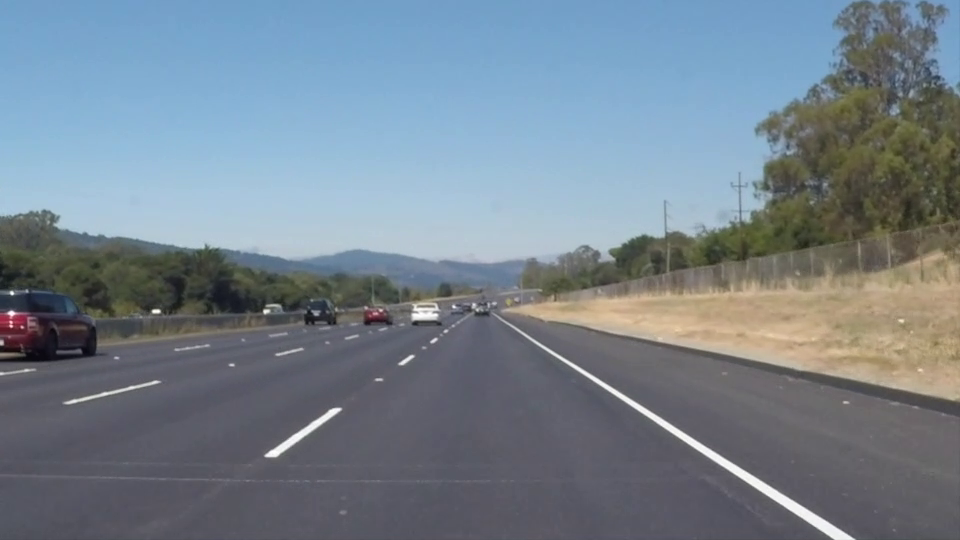
#> input picture frame 22 of w5_CannyEdgeDetection/test_videos/solidWhiteRight.mp4, 960 x 540 px
$ python lane_edge_detection.py
#> lines starting #> are read from the running program, lines starting #| are printed output that depends on the picture; after the words box and inside, x2 and y2 are one past the last pixel; in counts of white or black regions, pixels touching at a corner belong together
#> further down, frame is the input picture: shape (540, 960, 3); mean B, G, R 141.9, 130.7, 117.7
import cv2

def pipline(img):
    # img = cv2.imread('./test_images/solidWhiteRight.jpg')  # .은 현재 경로
    gray_img = cv2.cvtColor(img, cv2.COLOR_BGR2GRAY)
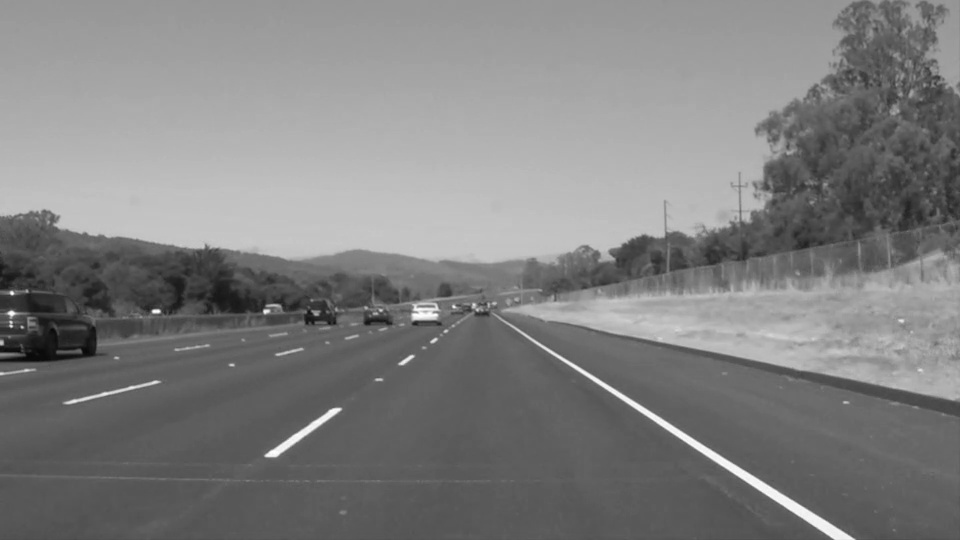
#> gray_img: shape (540, 960); min 6, max 255, mean 128
    blurred_img = cv2.GaussianBlur(gray_img, (3, 3), 0.0)
    # cv2.Canny(src, lowTH, highTH)
    edge_img = cv2.Canny(blurred_img, 70, 140)
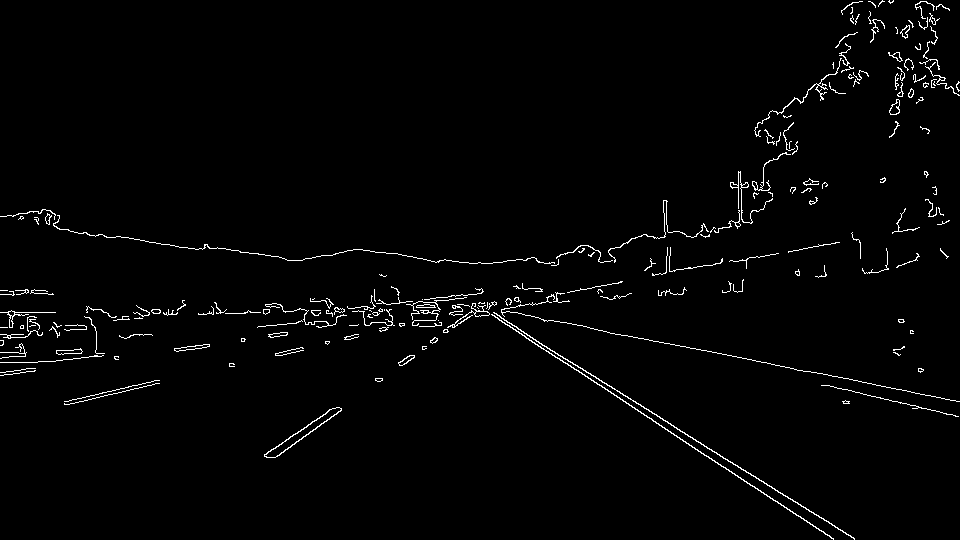
#> edge_img: shape (540, 960); 1.8% white in thin lines or dots

    return edge_img


# 비디오 파일 불러오기
cap = cv2.VideoCapture('./test_videos/solidWhiteRight.mp4')

while True:
    ok, frame = cap.read()

    if not ok:
        break

    edge_img = pipline(frame)
    cv2.imshow('edge', edge_img)
    key = cv2.waitKey(0)  # ms 단위로 delay 됨 (1000ms = 1s)
#> (key x is pressed here)
    if key == ord('x'):  # x 누르면 종료
        break

cap.release()

$ run again, starting later in the video
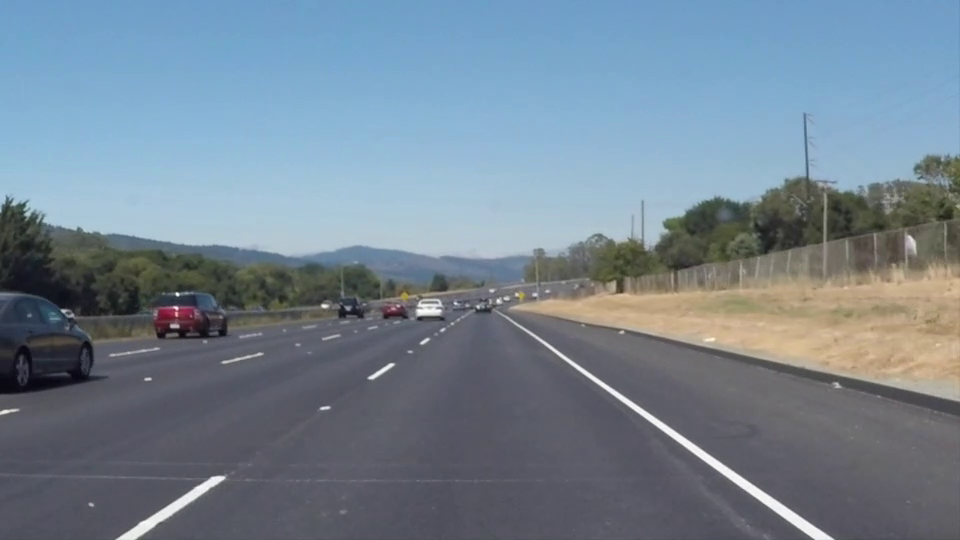
#> input picture frame 99 of w5_CannyEdgeDetection/test_videos/solidWhiteRight.mp4, 960 x 540 px
#> frame is the input picture: shape (540, 960, 3); mean B, G, R 146, 132.3, 116.7
#> in pipline, `gray_img = cv2.cvtColor(img, cv2.COLOR_BGR2GRAY)`:
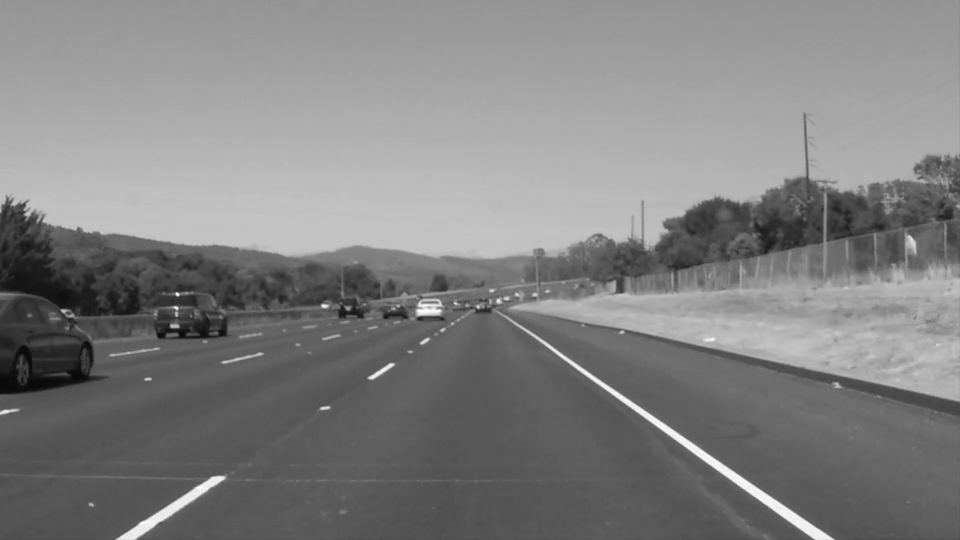
#> gray_img: shape (540, 960); min 8, max 255, mean 129.2
#> in pipline, `edge_img = cv2.Canny(blurred_img, 70, 140)`:
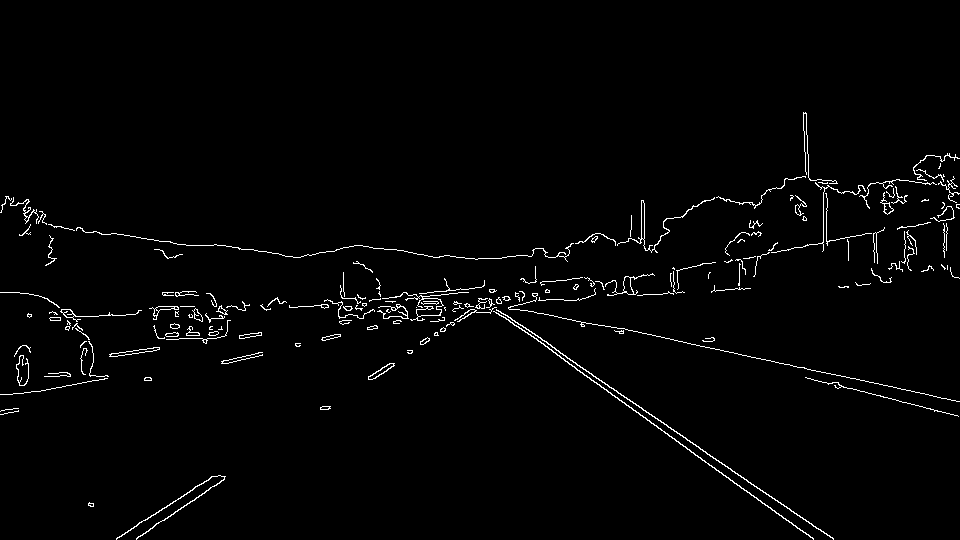
#> edge_img: shape (540, 960); 1.8% white in thin lines or dots, all inside (x1, y1, x2, y2) = (0, 112, 960, 540)

$ run again, starting later in the video
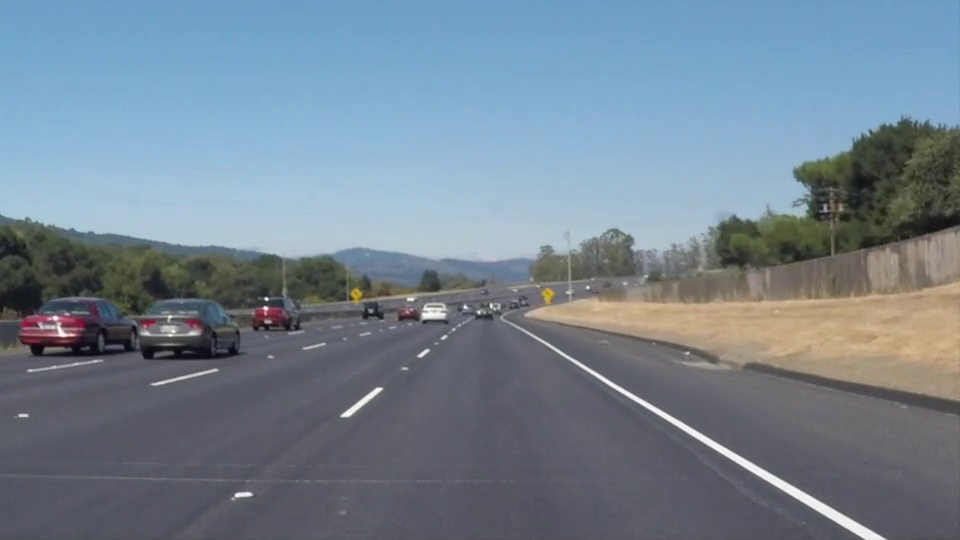
#> input picture frame 176 of w5_CannyEdgeDetection/test_videos/solidWhiteRight.mp4, 960 x 540 px
#> frame is the input picture: shape (540, 960, 3); mean B, G, R 145.2, 131.6, 116.5
#> in pipline, `gray_img = cv2.cvtColor(img, cv2.COLOR_BGR2GRAY)`:
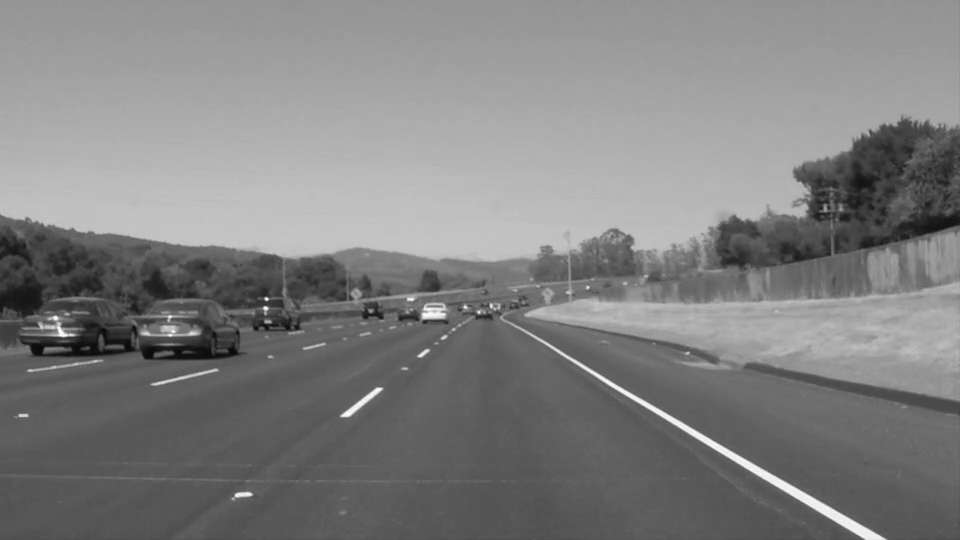
#> gray_img: shape (540, 960); min 7, max 255, mean 128.6
#> in pipline, `edge_img = cv2.Canny(blurred_img, 70, 140)`:
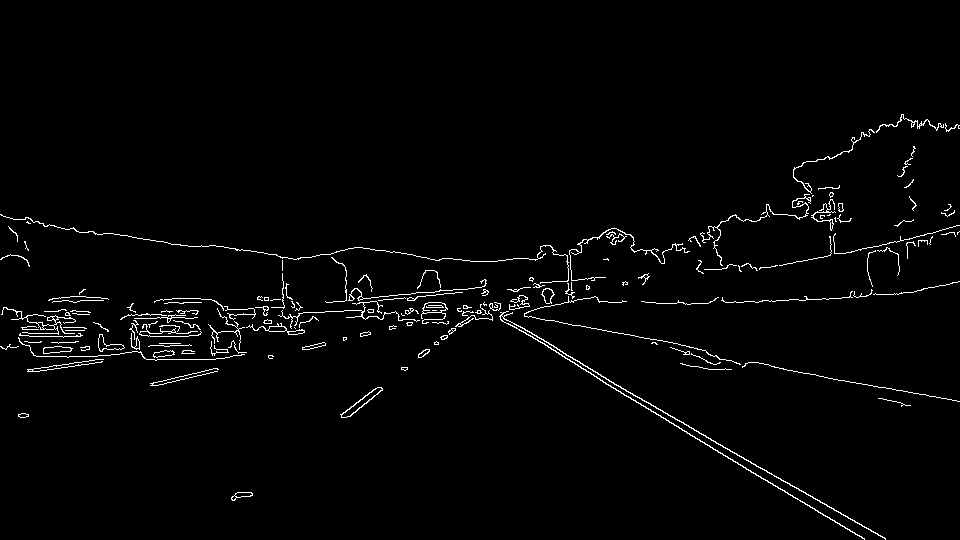
#> edge_img: shape (540, 960); 2% white in thin lines or dots, all inside (x1, y1, x2, y2) = (0, 114, 960, 540)
